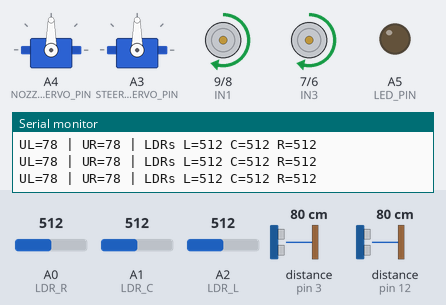
Simulated run of this sketch. Board: Arduino Uno, built with avr-gcc and run on an emulated ATmega328P. On the bench: 2 × servo, motor-driver pin pairs drawn as motors (green arrow = first pin HIGH = forward, orange = second pin HIGH = backward, longer = more drive, scaled by the enable pin), output pins drawn as LEDs (lit = HIGH), the last lines printed to the serial monitor. Wiring (inferred from the names in the program): 2 × ultrasonic range finder: trigger pin 2, echo pin 3 / trigger pin 4, echo pin 12. The inputs (shaded band) are chosen by the test bench; at power-on: distance to the obstacle (sensors on pin 3, pin 12) 80 cm, A0 (LDR_R) = 512, A1 (LDR_C) = 512, A2 (LDR_L) = 512. The echo pulse lasts 58.3 µs per cm; pins used as bus, display or sensor lines are not drawn.

Above: at 1.2 s.
1.3 s: distance to the obstacle (sensor on pin 3) set to 12 cm
2.8 s: distance to the obstacle (sensor on pin 3) set to 9 cm
At 3.6 s:
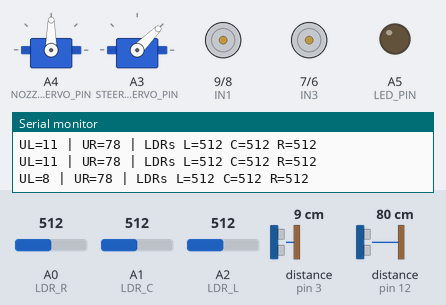
At 8.04 s:
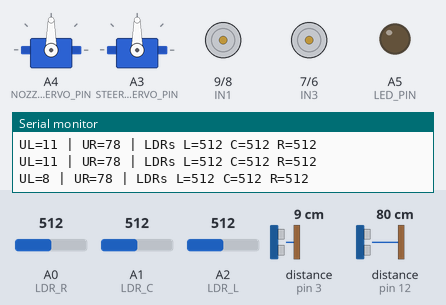
Timing chart, 0 to 9.7 s (numbered marks = the images above; inputs shaded):
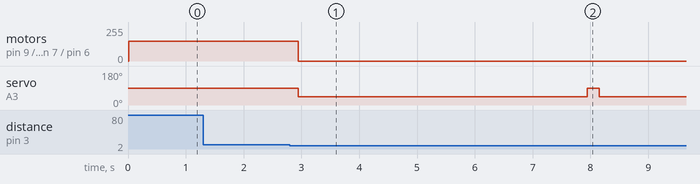

Measured:
- the behaviour switches between 11 and 10 cm on distance to the obstacle (sensor on pin 3) (found by bisection; images 0 and 1)
- after the input at 2.8 s, motor on pin 9 (IN1) / pin 8 (IN2), motor on pin 7 (IN3) / pin 6 (IN4): forward 150/255 → stopped after 0.14 s; servo on A3 (STEERING_SERVO_PIN): 90° → 45° after 0.14 s, → 90° 5.0 s later, → 45° 0.21 s later

The sketch:

firefighting.ino
```cpp
#include <Servo.h>

// Ultrasonic pins
const int TRIG_LEFT   = 2;
const int ECHO_LEFT   = 3;
const int TRIG_RIGHT  = 4;
const int ECHO_RIGHT  = 12;

// LDR sensors
const int LDR_R       = A0;
const int LDR_C       = A1;
const int LDR_L       = A2;

// Pump and servos
const int LED_PIN     = A5;
const int NOZZLE_SERVO_PIN = A4;
const int STEERING_SERVO_PIN = A3;  // NEW servo for steering

// Motor driver
const int ENA = 10;
const int IN1 = 9;
const int IN2 = 8;
const int ENB = 5;
const int IN3 = 7;
const int IN4 = 6;

Servo nozzle;
Servo steeringServo;

// Thresholds
const int FLAME_TH = 600;
const int OBSTACLE_THRESHOLD = 10;
const int FWD_SPEED = 150;
const int REV_SPEED = 150;
const int TURN_DURATION = 5000; // in ms

void setup() {
  Serial.begin(9600);

  // Motor pins
  pinMode(ENA, OUTPUT); pinMode(IN1, OUTPUT); pinMode(IN2, OUTPUT);
  pinMode(ENB, OUTPUT); pinMode(IN3, OUTPUT); pinMode(IN4, OUTPUT);

  // Ultrasonic sensors
  pinMode(TRIG_LEFT, OUTPUT); pinMode(ECHO_LEFT, INPUT);
  pinMode(TRIG_RIGHT, OUTPUT); pinMode(ECHO_RIGHT, INPUT);

  // LDRs
  pinMode(LDR_R, INPUT); pinMode(LDR_C, INPUT); pinMode(LDR_L, INPUT);

  // LED & servos
  pinMode(LED_PIN, OUTPUT); digitalWrite(LED_PIN, LOW);
  nozzle.attach(NOZZLE_SERVO_PIN); nozzle.write(90);
  steeringServo.attach(STEERING_SERVO_PIN); steeringServo.write(90);  // straight
}

// Read distance from ultrasonic
long readDist(int trig, int echo) {
  digitalWrite(trig, LOW);
  delayMicroseconds(2);
  digitalWrite(trig, HIGH);
  delayMicroseconds(10);
  digitalWrite(trig, LOW);
  long duration = pulseIn(echo, HIGH, 30000);
  return duration * 0.034 / 2;
}

void driveForward() {
  digitalWrite(IN1, HIGH); digitalWrite(IN2, LOW);
  digitalWrite(IN3, HIGH); digitalWrite(IN4, LOW);
  analogWrite(ENA, FWD_SPEED);
  analogWrite(ENB, FWD_SPEED);
}

void reverse() {
  digitalWrite(IN1, LOW); digitalWrite(IN2, HIGH);
  digitalWrite(IN3, LOW); digitalWrite(IN4, HIGH);
  analogWrite(ENA, REV_SPEED);
  analogWrite(ENB, REV_SPEED);
}

void stopMotors() {
  digitalWrite(IN1, LOW); digitalWrite(IN2, LOW);
  digitalWrite(IN3, LOW); digitalWrite(IN4, LOW);
  analogWrite(ENA, 0); analogWrite(ENB, 0);
}

void loop() {
  // Read flame sensors
  int vR = analogRead(LDR_R);
  int vC = analogRead(LDR_C);
  int vL = analogRead(LDR_L);

  // Read ultrasonic sensors
  long dL = readDist(TRIG_LEFT, ECHO_LEFT);
  long dR = readDist(TRIG_RIGHT, ECHO_RIGHT);

  Serial.print("UL="); Serial.print(dL);
  Serial.print(" | UR="); Serial.print(dR);
  Serial.print(" | LDRs L="); Serial.print(vL);
  Serial.print(" C="); Serial.print(vC);
  Serial.print(" R="); Serial.println(vR);

  // --- FLAME DETECTION LOGIC ---
  if (vR > FLAME_TH) {
    stopMotors();
    steeringServo.write(90);      // Straight
    nozzle.write(0);              // Aim right
    digitalWrite(LED_PIN, HIGH);  // Turn on pump
    delay(5000);
  }
  else if (vL > FLAME_TH) {
    stopMotors();
    steeringServo.write(90);
    nozzle.write(180);            // Aim left
    digitalWrite(LED_PIN, HIGH);
    delay(5000);
  }
  else if (vC > FLAME_TH) {
    stopMotors();
    steeringServo.write(90);
    nozzle.write(90);             // Aim center
    digitalWrite(LED_PIN, HIGH);
    delay(5000);
  }

  // --- OBSTACLE AVOIDANCE LOGIC (steering servo based) ---
  else if (dR < OBSTACLE_THRESHOLD && dL >= OBSTACLE_THRESHOLD) {
    stopMotors();
    steeringServo.write(135);  // Turn wheels left
    delay(TURN_DURATION);
    steeringServo.write(90);   // Back to straight
  }
  else if (dL < OBSTACLE_THRESHOLD && dR >= OBSTACLE_THRESHOLD) {
    stopMotors();
    steeringServo.write(45);   // Turn wheels right
    delay(TURN_DURATION);
    steeringServo.write(90);   // Back to straight
  }
  else if (dR < OBSTACLE_THRESHOLD && dL < OBSTACLE_THRESHOLD) {
    // Obstacle in front: reverse and u-turn
    stopMotors();
    reverse();
    delay(1500);
    stopMotors();
    steeringServo.write(135);  // Turn full left for U-turn
    driveForward();
    delay(1200);
    steeringServo.write(90);   // Center again
  }
  else {
    // Normal forward movement
    digitalWrite(LED_PIN, LOW);
    nozzle.write(90);
    steeringServo.write(90);  // Keep straight
    driveForward();
  }

  delay(200);
}
```
